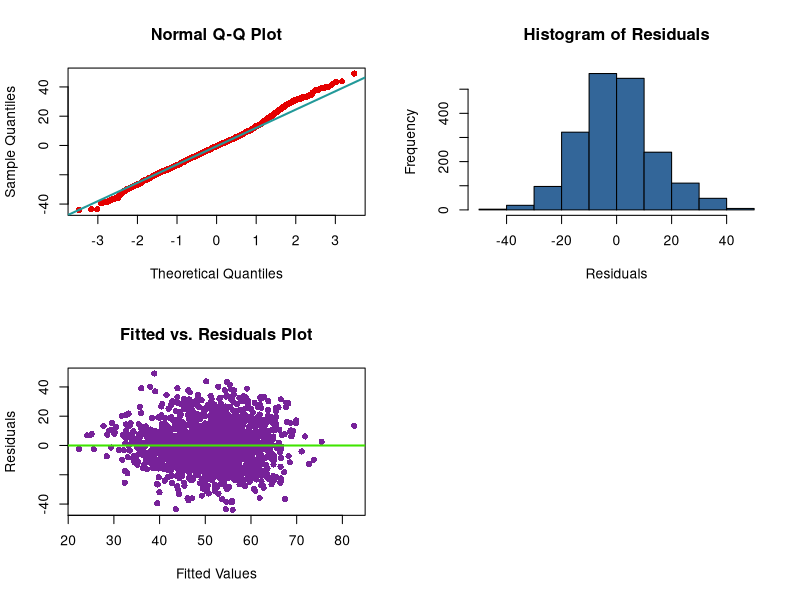
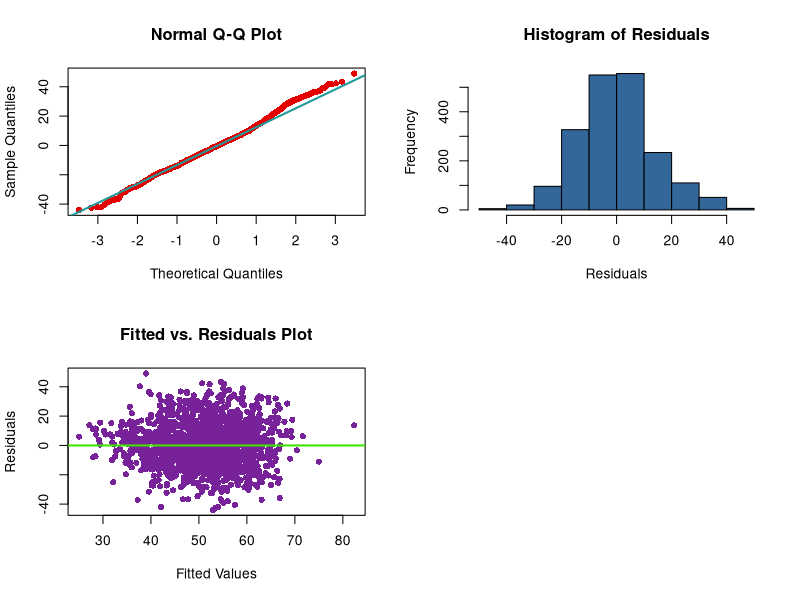
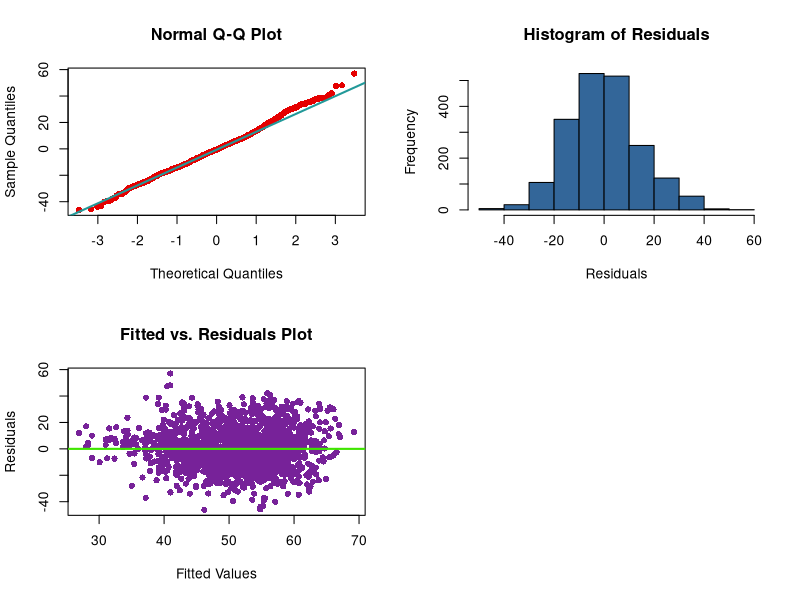
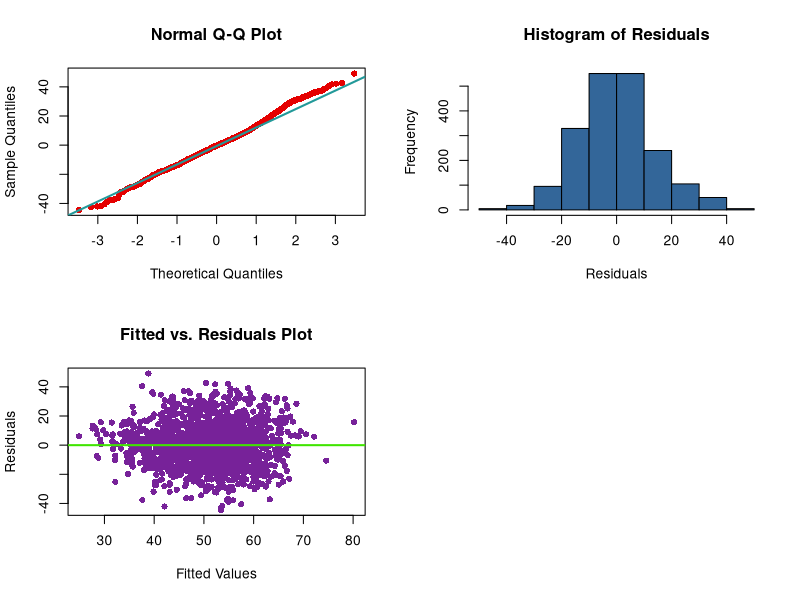
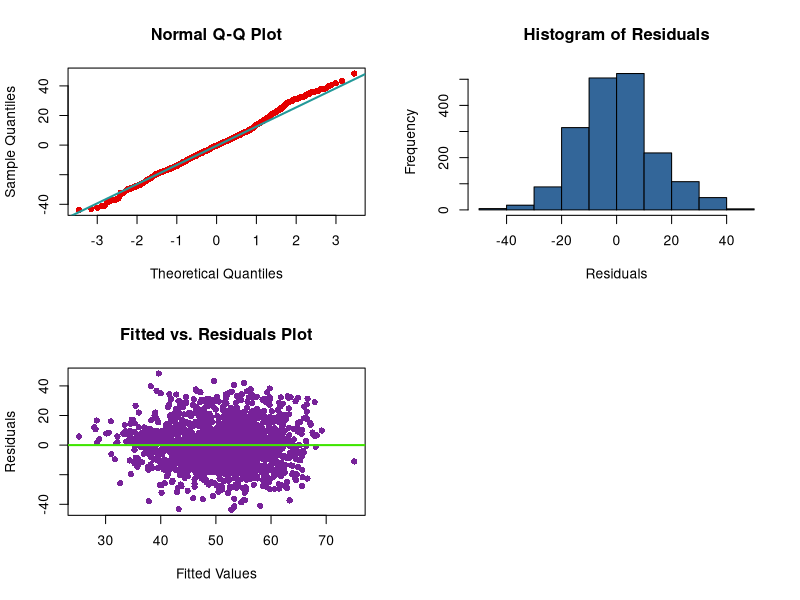
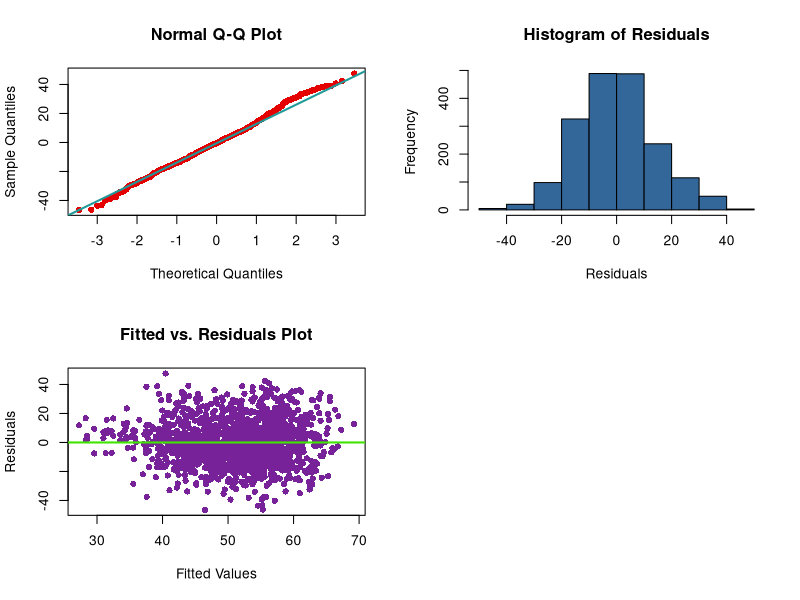
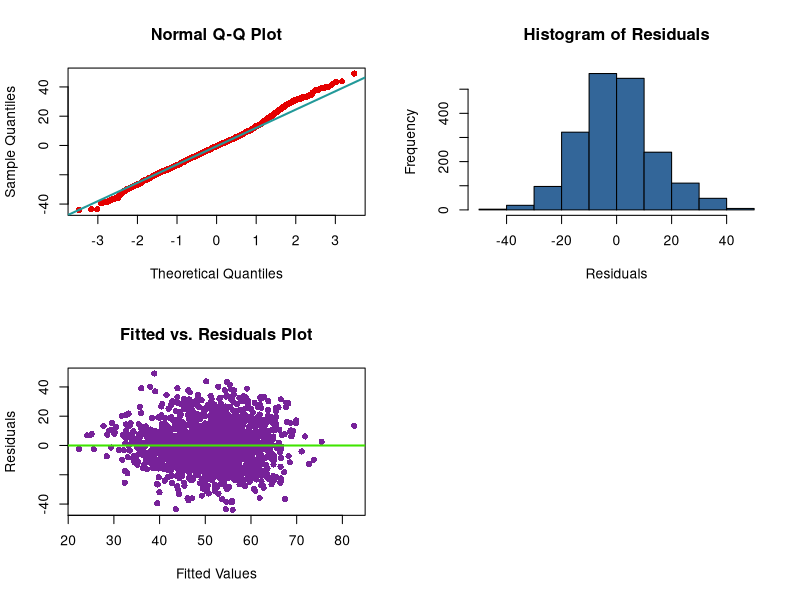
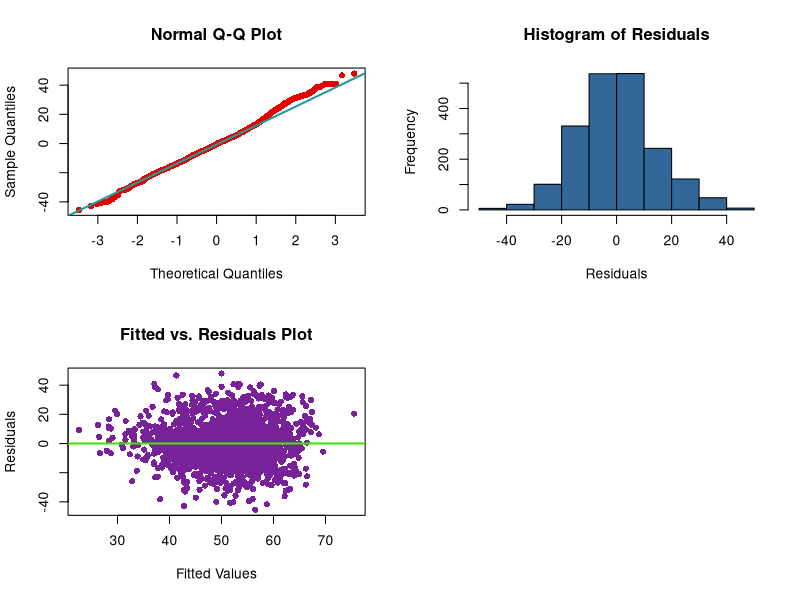

Reproduce these figures in R, in order.
## ---- chunk 1
knitr::opts_chunk$set(echo = TRUE)
library(lmtest)
purple = '#772299'; green = '#3FE500'; red = '#E50000'; lightblue = '#229999'; blue = '#336699'
## ---- chunk 2
knee = read.csv('knees.csv')
knee$Surgeon = as.factor(knee$Surgeon)
knee$Year = as.factor(knee$Year)
## ---- chunk 3
plots = function(model) {
  par(mfcol=c(2,2))
  qqnorm(resid(model), col = red, pch = 16)
  qqline(resid(model), col = lightblue, lwd = 2)
  plot(fitted(model), resid(model), xlab = 'Fitted Values', ylab = 'Residuals', main = 'Fitted vs. Residuals Plot', col = purple, pch = 16)
  abline(h = 0, col = green, lwd = 2)
  hist(resid(model), col = blue, main = 'Histogram of Residuals', xlab = 'Residuals')
}

evaluate = function(model){
  # Run each of the tests
  lambda = 1.000001 # this is a hack so the function will return a CrossValidation score - HatValues of 1.0 are causing a division by zero error.
  shapiroTest = shapiro.test(resid(model))
  bpTest = bptest(model)
  rSquared = summary(model)$r.squared
  adjRSquared = summary(model)$adj.r.squared
  loocv = sqrt(mean((resid(model) / (lambda - hatvalues(model))) ^ 2))
  large_hat = sum(hatvalues(model) > 2 * mean(hatvalues(model)))
  large_resid = sum(rstandard(model)[abs(rstandard(model)) > 2]) / (length(rstandard(model) + lambda))
  
  
  # Collect tests in dataframe
  values = data.frame(Result = c(prettyNum(shapiroTest$p.value), prettyNum(bpTest$p.value), prettyNum(rSquared), prettyNum(adjRSquared),prettyNum(loocv),               prettyNum(large_hat))) 
  rowNames = data.frame(Test = c('Shapiro Wilk pvalue', 'Breusch-Pagan pvalue', 'R Squared', 'Adj R Squared', 'Cross Validation', 'Large Hat Values'))

  summary_output = cbind(rowNames, values)
  show(summary_output)
  plots(model)
}

removeInfluential = function(model, data){
  large_lev_index = which(hatvalues(model) > 2 * mean(hatvalues(model)))
  cooks = which(cooks.distance(model) > 4 / length(cooks.distance(model)))
  rStandard = abs(rstandard(model))
  rStandardIndex = which(rStandard > 2)
  index_ = intersect(intersect(large_lev_index, cooks), rStandardIndex)
  newData = data[-index_ , ]
  return(newData)
}

IdentifyInfluential = function(model, data){
  large_lev_index = which(hatvalues(model) > 2 * mean(hatvalues(model)))
  cooks = which(cooks.distance(model) > 4 / length(cooks.distance(model)))
  rStandard = abs(rstandard(model))
  rStandardIndex = which(rStandard > 2)
  index_ = intersect(intersect(large_lev_index, cooks), rStandardIndex)
  return(index_)
}
removeLargeHatValues = function(model, data){
  largeHat = which(hatvalues(model) > 2 * mean(hatvalues(model)))
  newData = data[-largeHat, ]
  return(newData)
}

prediction_accuracy = function(model, data, margin) {
  upper = data + margin
  lower = data - margin
  prediction = predict(model, newdata = data)
  return(sum(prediction < upper & lower < prediction)) / length(prediction)
}
## ---- chunk 4
full_additive_model = lm(KneeScore_Surgeon ~ ., data = knee)
evaluate(full_additive_model)
## ---- chunk 5
model_eight = lm(KneeScore_Surgeon ~ . - Diagnosis - Race - TibialInsertType - FemoralComponentModel - PatellaModel - TibialTrayModel - TibialTraySize - FemoralComponentType, data = knee)
evaluate(model_eight)
## ---- chunk 6
anova(model_eight, full_additive_model)
## ---- chunk 7
n = length(resid(full_additive_model))
model_back_bic = step(full_additive_model, direction = "backward", k = log(n), trace = 0)
evaluate(model_back_bic)
anova(model_back_bic, full_additive_model)
## ---- chunk 8
options(warn=-1)
sample_idx = sample(1:nrow(knee), 1500)
train_data = knee[sample_idx, ]
test_data = knee[-sample_idx, ]

rmse  = function(actual, predicted) {  sqrt(mean((actual - predicted) ^ 2))}

full_test = rmse(test_data$KneeScore_Surgeon, predict(full_additive_model, test_data))
full_train = rmse(train_data$KneeScore_Surgeon, predict(full_additive_model, train_data))

test_mod_8 = rmse(test_data$KneeScore_Surgeon, predict(model_eight, test_data))
train_mod_8 = rmse(train_data$KneeScore_Surgeon, predict(model_eight, train_data))

bic_test = rmse(test_data$KneeScore_Surgeon, predict(model_back_bic, test_data))
bic_train = rmse(train_data$KneeScore_Surgeon, predict(model_back_bic, train_data))
## ---- chunk 9
new_dataframe = removeInfluential(model_eight, knee)
model_nine = lm(KneeScore_Surgeon ~ . - Diagnosis - Race - TibialInsertType - FemoralComponentModel - PatellaModel - TibialTrayModel - TibialTraySize - FemoralComponentType, data = new_dataframe)
evaluate(model_nine)
## ---- chunk 10
remove_hat_dataframe = removeLargeHatValues(model_nine, new_dataframe)
model_ten = lm(KneeScore_Surgeon ~ . - Diagnosis - Race - TibialInsertType - FemoralComponentModel - PatellaModel - TibialTrayModel - TibialTraySize - FemoralComponentType, data = remove_hat_dataframe)
evaluate(model_ten)
## ---- chunk 11
n = length(resid(model_ten))
model_10_bic = step(model_ten, direction = "backward", k = log(n), trace = 0)
evaluate(model_10_bic)
## ---- chunk 12
sample_idx_two = sample(1:nrow(remove_hat_dataframe), 1300)
train_data_two = remove_hat_dataframe[sample_idx_two, ]
test_data_two = remove_hat_dataframe[-sample_idx_two, ]

test_mod_10 = rmse(test_data_two$KneeScore_Surgeon, predict(model_ten, train_data_two))
train_mod_10 = rmse(train_data_two$KneeScore_Surgeon, predict(model_ten, train_data_two))

test_10_bic = rmse(test_data_two$KneeScore_Surgeon, predict(model_10_bic, train_data_two))
train_10_bic = rmse(train_data_two$KneeScore_Surgeon, predict(model_10_bic, train_data_two))
## ---- chunk 13
model = lm(KneeScore_Surgeon ~. , data = knee)
model_back_aic = step(model, direction = "backward", trace = 0)
model_for_aic = step(model, direction = "forward", trace = 0)
model_both_aic = step(model, direction = "both", trace = 0)

n = length(resid(model))
model_back_bic = step(model, direction = "backward", k = log(n), trace = 0)
model_for_bic = step(model, direction = "forward", k = log(n), trace = 0)
model_both_bic = step(model, direction = "both", k = log(n), trace = 0)
## ---- chunk 14
evaluate(model)
## ---- chunk 15
evaluate(model_back_aic)
## ---- chunk 16
evaluate(model_for_aic)
## ---- chunk 17
evaluate(model_both_aic)
## ---- chunk 18
## Adj.R.Squared: 0.24 - CrossValidation: 16.9
evaluate(model_back_bic)
## ---- chunk 19
evaluate(model_for_bic)
## ---- chunk 20
evaluate(model_both_bic)
## ---- chunk 21
## Remove large leverages
new_data = removeInfluential(model, knee)
model_without_large_leverages = lm(KneeScore_Surgeon ~ ., data = new_data)
evaluate(model_without_large_leverages)
## ---- chunk 22
which(hatvalues(model) == 1.0)
print(knee[17,])
print(knee[240,])
print(knee[638,])
print(knee[1093,])
print(knee[1775, ])
## ---- chunk 23
model_nine = lm(KneeScore_Surgeon ~ . - TibialInsertType - FemoralComponentModel - PatellaModel - TibialTrayModel - FemoralComponentType, data = knee)
evaluate(model_nine)
## ---- chunk 24
full_additive_model = lm(KneeScore_Patient ~ ., data = knee)
evaluate(full_additive_model)
## ---- chunk 25
model_eight = lm(KneeScore_Patient ~ . - Diagnosis - Race - TibialInsertType - FemoralComponentModel - PatellaModel - TibialTrayModel - TibialTraySize - FemoralComponentType, data = knee)
evaluate(model_eight)
## ---- chunk 26
anova(model_eight, full_additive_model)
## ---- chunk 27
n = length(resid(full_additive_model))
model_back_bic = step(full_additive_model, direction = "backward", k = log(n), trace = 0)
evaluate(model_back_bic)
anova(model_back_bic, full_additive_model)
## ---- chunk 28
options(warn=-1)
sample_idx = sample(1:nrow(knee), 1500)
train_data = knee[sample_idx, ]
test_data = knee[-sample_idx, ]

rmse  = function(actual, predicted) {  sqrt(mean((actual - predicted) ^ 2))}

full_test = rmse(test_data$KneeScore_Patient, predict(full_additive_model, test_data))
full_train = rmse(train_data$KneeScore_Patient, predict(full_additive_model, train_data))

test_mod_8 = rmse(test_data$KneeScore_Patient, predict(model_eight, test_data))
train_mod_8 = rmse(train_data$KneeScore_Patient, predict(model_eight, train_data))

bic_test = rmse(test_data$KneeScore_Patient, predict(model_back_bic, test_data))
bic_train = rmse(train_data$KneeScore_Patient, predict(model_back_bic, train_data))
## ---- chunk 29
new_dataframe = removeInfluential(model_eight, knee)
model_nine = lm(KneeScore_Patient ~ . - Diagnosis - Race - TibialInsertType - FemoralComponentModel - PatellaModel - TibialTrayModel - TibialTraySize - FemoralComponentType, data = new_dataframe)
evaluate(model_nine)
## ---- chunk 30
remove_hat_dataframe = removeLargeHatValues(model_nine, new_dataframe)
model_ten = lm(KneeScore_Patient ~ . - Diagnosis - Race - TibialInsertType - FemoralComponentModel - PatellaModel - TibialTrayModel - TibialTraySize - FemoralComponentType, data = remove_hat_dataframe)
evaluate(model_ten)
## ---- chunk 31
n = length(resid(model_ten))
model_10_bic = step(model_ten, direction = "backward", k = log(n), trace = 0)
evaluate(model_10_bic)
## ---- chunk 32
sample_idx_two = sample(1:nrow(remove_hat_dataframe), 1300)
train_data_two = remove_hat_dataframe[sample_idx_two, ]
test_data_two = remove_hat_dataframe[-sample_idx_two, ]

test_mod_10 = rmse(test_data_two$KneeScore_Patient, predict(model_ten, train_data_two))
train_mod_10 = rmse(train_data_two$KneeScore_Patient, predict(model_ten, train_data_two))

test_10_bic = rmse(test_data_two$KneeScore_Patient, predict(model_10_bic, train_data_two))
train_10_bic = rmse(train_data_two$KneeScore_Patient, predict(model_10_bic, train_data_two))
## ---- chunk 33
model = lm(KneeScore_Patient ~. , data = knee)
model_back_aic = step(model, direction = "backward", trace = 0)
model_for_aic = step(model, direction = "forward", trace = 0)
model_both_aic = step(model, direction = "both", trace = 0)

n = length(resid(model))
model_back_bic = step(model, direction = "backward", k = log(n), trace = 0)
model_for_bic = step(model, direction = "forward", k = log(n), trace = 0)
model_both_bic = step(model, direction = "both", k = log(n), trace = 0)
## ---- chunk 34
evaluate(model)
## ---- chunk 35
evaluate(model_back_aic)
## ---- chunk 36
evaluate(model_for_aic)
## ---- chunk 37
evaluate(model_both_aic)
## ---- chunk 38
## Adj.R.Squared: 0.24 - CrossValidation: 16.9
evaluate(model_back_bic)
## ---- chunk 39
evaluate(model_for_bic)
## ---- chunk 40
evaluate(model_both_bic)
## ---- chunk 41
## Remove large leverages
new_data = removeInfluential(model, knee)
model_without_large_leverages = lm(KneeScore_Patient ~ ., data = new_data)
evaluate(model_without_large_leverages)
## ---- chunk 42
which(hatvalues(model) == 1.0)
print(knee[17,])
print(knee[240,])
print(knee[638,])
print(knee[1093,])
print(knee[1775, ])
## ---- chunk 43
model_nine = lm(KneeScore_Patient ~ . - TibialInsertType - FemoralComponentModel - PatellaModel - TibialTrayModel - FemoralComponentType, data = knee)
evaluate(model_nine)
